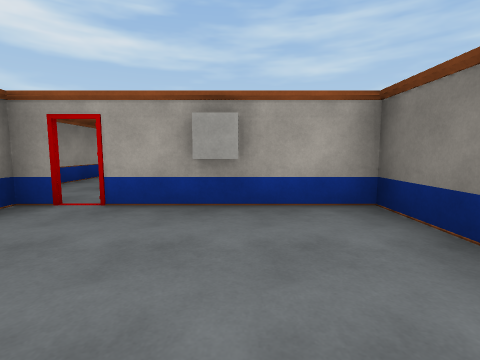
[1] (above)

20 first-person views from a walk through a scene from a Unity 3-D project. The camera is 1.3 m above the floor, tilts 6° down and sees 85° across. The floor is counted in squares, 2 m on a side. Each view is taken from the middle of a square. On the plan, view 1 faces up. The plan holds only what a view shows up to about 9 squares ahead; the rest is blank. The player character is not drawn. Door leaves are left out, so doorways stand open. Surface patterns are stand-ins for the level's own textures.

[2]
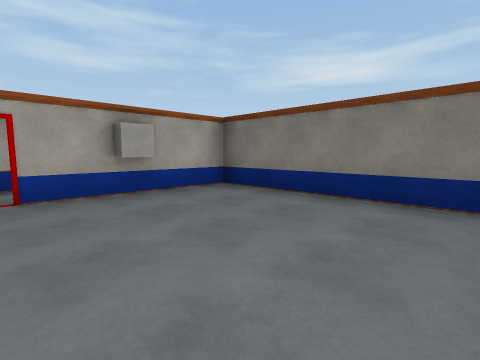

[3]
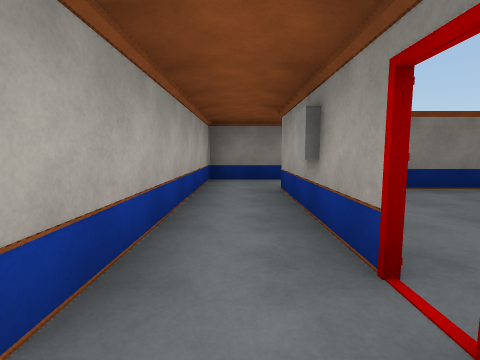

[4]
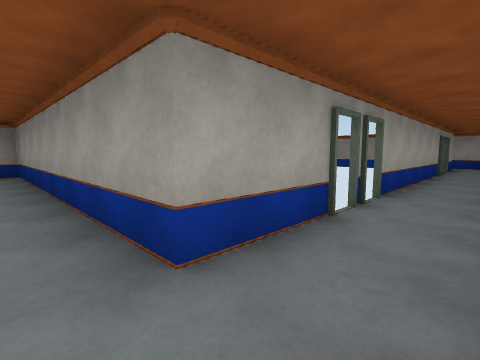

[5]
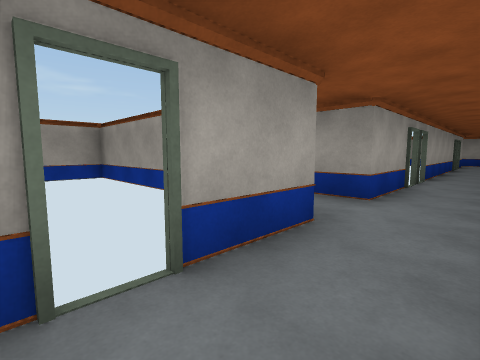

[6]
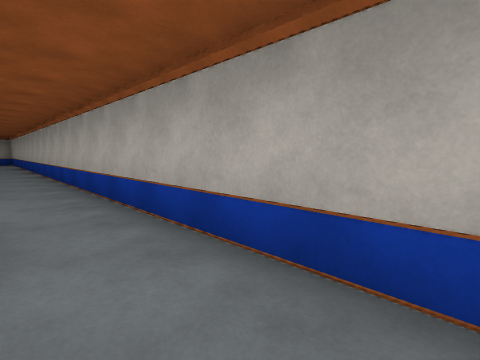

[7]
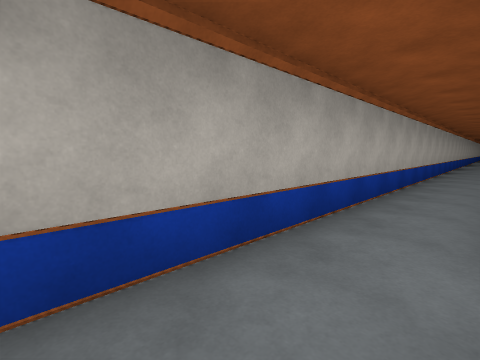

[8]
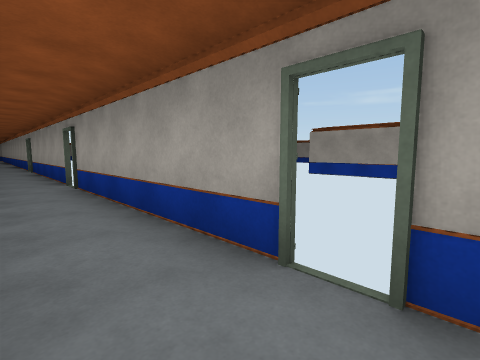

[9]
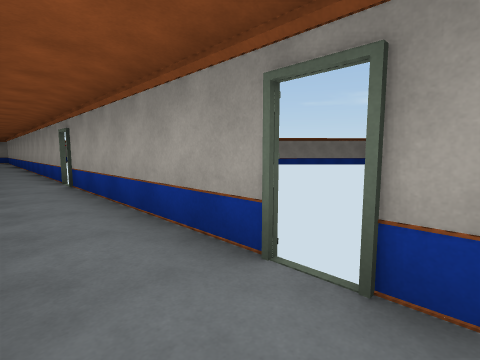

[10]
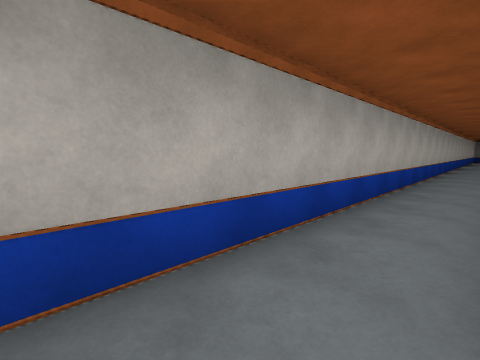

[11]
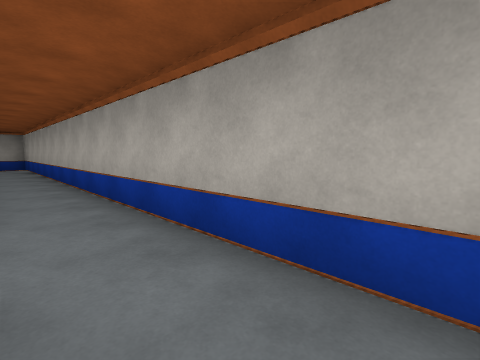

[12]
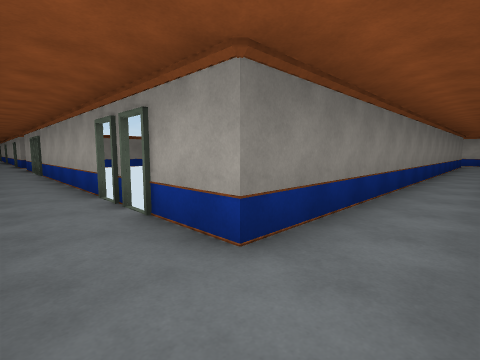

[13]
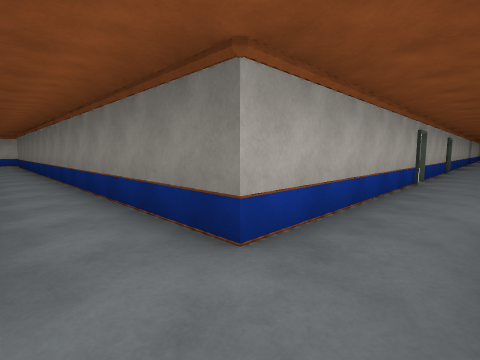

[14]
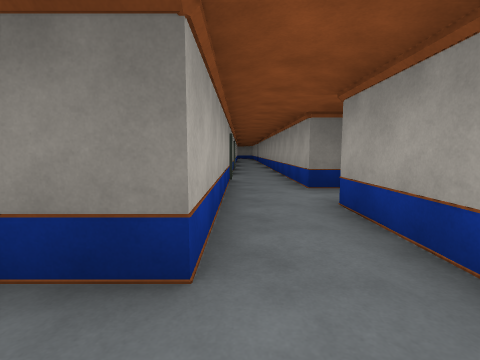

[15]
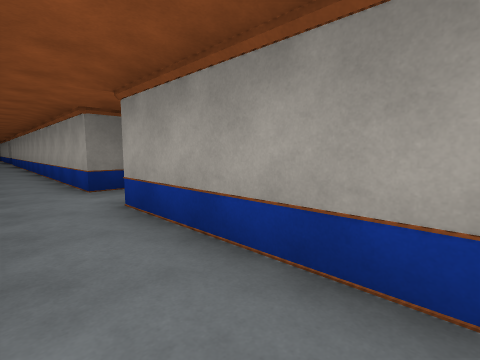

[16]
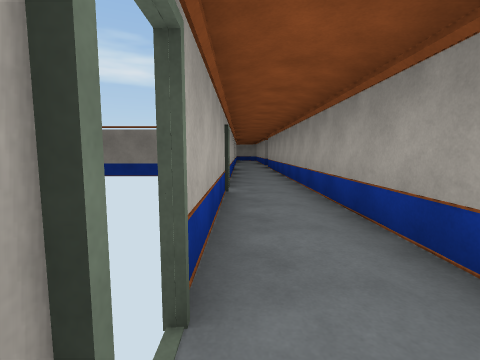

[17]
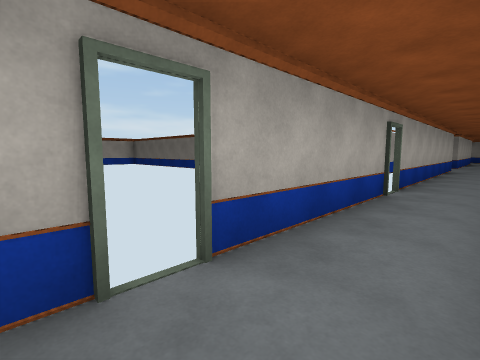

[18]
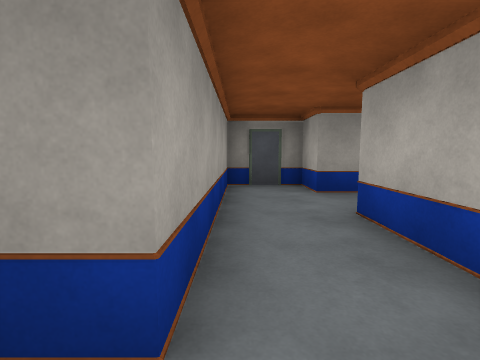

[19]
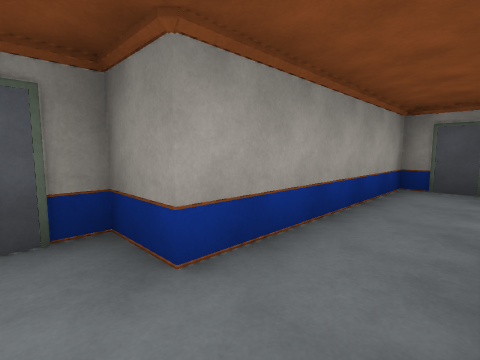

[20]
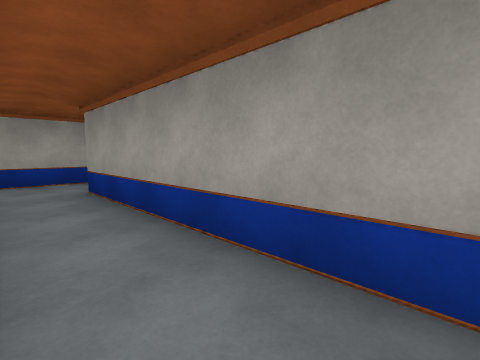

### Floor plan
Key: @ floor where view 1 was taken; # wall or solid block; . floor; D open door.
Columns run from 18 left of view 1 to 15 right of it. Each row starts with its distance up from view 1.
 13    ###############################
 12   ................................
 11   ...DD....DD....DD....D....D.....
 10   ..#  ####  ##.#  #### #### #####
  9   ..#         #.#
  8   ..#         #.#
  7   ..#         #.#
  6   ..#         #.#
  5   ..#         #.#######
  4   ..#         #.......#
  3   ..#         ##.####.#
  2  #..#          #....#
  1  #..#          #....#
  0  #..#          #..@.#
 -1  #..#          #... #
 -2 ##..##### ### ######
 -3 #........D...D......
 -4 #.................
 -5 ######.###########
 -6      ###

Positions as (right, up) in squares from view 1, and headings:
1: (0, 0), facing up
2: (-2, -1), facing up-right
3: (-3, 4), facing right
4: (-3, 12), facing down-left
5: (0, 12), facing down-left
6: (1, 11), facing up-left
7: (-2, 11), facing up-right
8: (-1, 12), facing down-right
9: (4, 12), facing down-right
10: (4, 11), facing up-right
11: (-4, 11), facing up-left
12: (-16, 12), facing down-right
13: (-16, -4), facing up-right
14: (-16, -3), facing right
15: (-16, -3), facing down-right
16: (-10, -3), facing right
17: (-10, -4), facing up-right
18: (-12, -4), facing left
19: (-12, -3), facing down-left
20: (-15, 2), facing down-left
